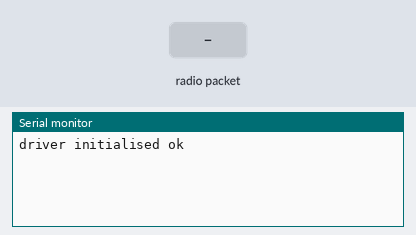
Recording of a sketch running on a simulated Arduino Uno, built with avr-gcc and run on an emulated ATmega328P. On the bench: the last lines printed to the serial monitor. The inputs (shaded band) are chosen by the test bench. No radio packets arrive unless stated.

Above: at 1.2 s.
1.3 s: radio packet "1" arrives
At 1.7 s:
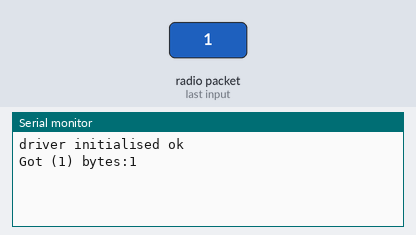
2.8 s: radio packet "0" arrives
At 4.0 s:
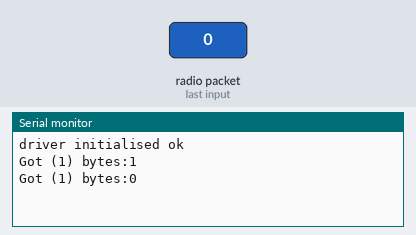
4.3 s: radio packet "2" arrives
At 5.1 s:
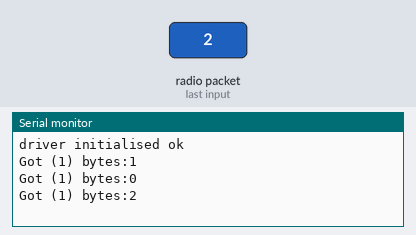

Measured:
- after the input at 1.3 s, the serial monitor: prints a new line at once (image 1)
- after the input at 2.8 s, the serial monitor: prints a new line at once (image 2)
- after the input at 4.3 s, the serial monitor: prints a new line at once (image 3)

The sketch:

RF_RadioHead_RX.ino
```cpp
// receiver based on the original from the radiohead example simple ASK receiver code
// uses 433 MHz modules from IC Station: http://www.icstation.com/433mhz-transmitter-receiver-arduino-project-p-1402.html
// power with 5V.
// connect data pin to pin 12 (or whatever you set)
// I didn't need an antenna to get this going, but that's with devices 20cm from eachother.
// see http://www.airspayce.com/mikem/arduino/RadioHead/classRH__ASK.html for more on how to use radio head and the ASK driver.
// default set up is RH_ASK (uint16_t speed=2000, uint8_t rxPin=11, uint8_t txPin=12, uint8_t pttPin=10, bool pttInverted=false)
// so, 2000 bits per second, pin 11 for rx, pin 12 for tx, and ptt inverted.
//

#include <RH_ASK.h>
#include <SPI.h> // Not actualy used but needed to compile

RH_ASK driver; // by default uses 2000 bits per second, pin 11 for rx, pin 12 for tx, and ptt inverted.
// RH_ASK driver(2000, 2, 4, 5); // ESP8266: do not use pin 11

void setup()
{
    Serial.begin(9600);  // Debugging only
    if (driver.init()) {
      Serial.println("driver initialised ok");
    } else {
      Serial.println("init failed");
    }
}

void loop()
{
    uint8_t buf[RH_ASK_MAX_MESSAGE_LEN];
    uint8_t buflen = sizeof(buf);

    if (driver.recv(buf, &buflen)) // Non-blocking
    {
      int i;

      // Message with a good checksum received, dump it.
      // driver.printBuffer("Got:", buf, buflen);
      dumpMsg(buf, buflen);
    }
}

void dumpMsg(uint8_t *buf, uint8_t buflen)
{
    int i = 0;
    Serial.print("Got ("); Serial.print(buflen); Serial.print(") bytes:");

    for (i = 0; i < buflen; i++)
    {
        Serial.print((char)buf[i]);
    }
    Serial.println();
}
```
